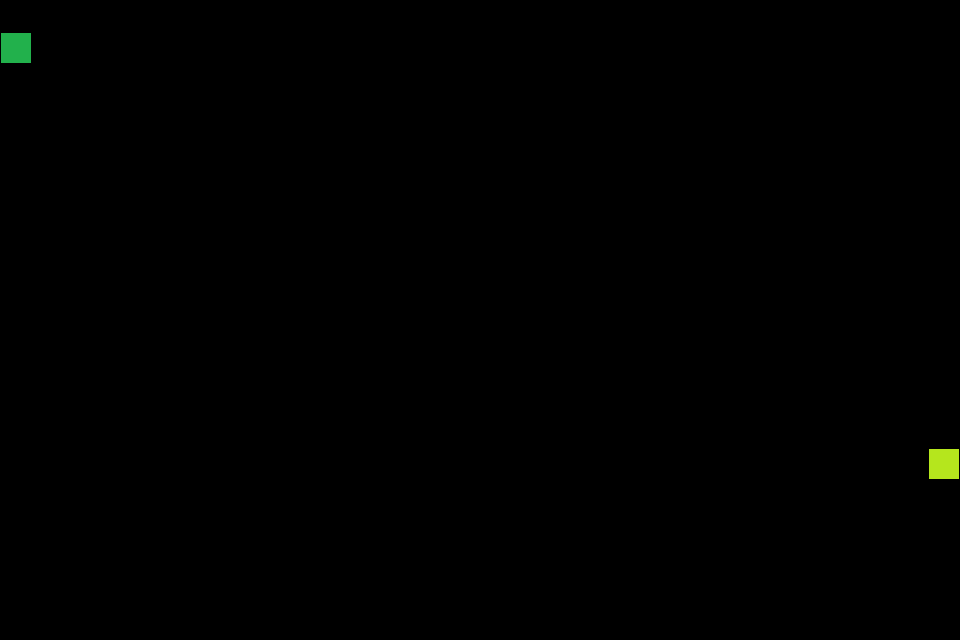

Tiled map render using the project's own tile images. Description and the whole map definition, tile-layer contents included, below:
An orthogonal 30x20 tile map with 32x32 px tiles, 1 tile layer (Warstwa Kafelków 1).

<map version="1.2" tiledversion="1.2.4" orientation="orthogonal" renderorder="left-up" width="30" height="20" tilewidth="32" tileheight="32" infinite="0" nextlayerid="2" nextobjectid="1">
 <tileset firstgid="1" source="predefined.tsx" />
 <layer id="1" name="Warstwa Kafelków 1" width="30" height="20">
  <data encoding="csv">
0,0,0,0,0,0,0,0,0,0,0,0,0,0,0,0,0,0,0,0,0,0,0,0,0,0,0,0,0,0,
1,0,0,0,0,0,0,0,0,0,0,0,0,0,0,0,0,0,0,0,0,0,0,0,0,0,0,0,0,0,
0,0,0,0,0,0,0,0,0,0,0,0,0,0,0,0,0,0,0,0,0,0,0,0,0,0,0,0,0,0,
0,0,0,0,0,0,0,0,0,0,0,0,0,0,0,0,0,0,0,0,0,0,0,0,0,0,0,0,0,0,
0,0,0,0,0,0,0,0,0,0,0,0,0,0,0,0,0,0,0,0,0,0,0,0,0,0,0,0,0,0,
0,0,0,0,0,0,0,0,0,0,0,0,0,0,0,0,0,0,0,0,0,0,0,0,0,0,0,0,0,0,
0,0,0,0,0,0,0,0,0,0,0,0,0,0,0,0,0,0,0,0,0,0,0,0,0,0,0,0,0,0,
0,0,0,0,0,0,0,0,0,0,0,0,0,0,0,0,0,0,0,0,0,0,0,0,0,0,0,0,0,0,
0,0,0,0,0,0,0,0,0,0,0,0,0,0,0,0,0,0,0,0,0,0,0,0,0,0,0,0,0,0,
0,0,0,0,0,0,0,0,0,0,0,0,0,0,0,0,0,0,0,0,0,0,0,0,0,0,0,0,0,0,
0,0,0,0,0,0,0,0,0,0,0,0,0,0,0,0,0,0,0,0,0,0,0,0,0,0,0,0,0,0,
0,0,0,0,0,0,0,0,0,0,0,0,0,0,0,0,0,0,0,0,0,0,0,0,0,0,0,0,0,0,
0,0,0,0,0,0,0,0,0,0,0,0,0,0,0,0,0,0,0,0,0,0,0,0,0,0,0,0,0,0,
0,0,0,0,0,0,0,0,0,0,0,0,0,0,0,0,0,0,0,0,0,0,0,0,0,0,0,0,0,0,
0,0,0,0,0,0,0,0,0,0,0,0,0,0,0,0,0,0,0,0,0,0,0,0,0,0,0,0,0,2,
0,0,0,0,0,0,0,0,0,0,0,0,0,0,0,0,0,0,0,0,0,0,0,0,0,0,0,0,0,0,
0,0,0,0,0,0,0,0,0,0,0,0,0,0,0,0,0,0,0,0,0,0,0,0,0,0,0,0,0,0,
0,0,0,0,0,0,0,0,0,0,0,0,0,0,0,0,0,0,0,0,0,0,0,0,0,0,0,0,0,0,
0,0,0,0,0,0,0,0,0,0,0,0,0,0,0,0,0,0,0,0,0,0,0,0,0,0,0,0,0,0,
0,0,0,0,0,0,0,0,0,0,0,0,0,0,0,0,0,0,0,0,0,0,0,0,0,0,0,0,0,0
</data>
 </layer>
</map>
